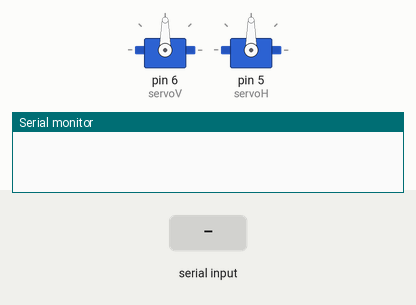
The sketch below on a simulated Arduino Uno, built with avr-gcc and run on an emulated ATmega328P. Parts: 2 × servo, the last lines printed to the serial monitor. Inputs (shaded band) come from the test bench.

Above: at 1.2 s.
1.3 s: "90,45\n" received over Serial
At 2.5 s:
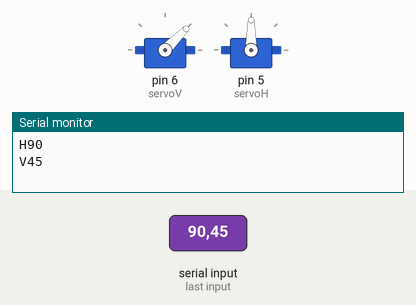
2.8 s: "30,150\n" received over Serial
At 3.6 s:
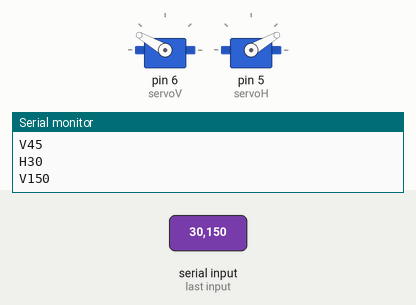
4.3 s: "5\n" received over Serial
At 6.5 s:
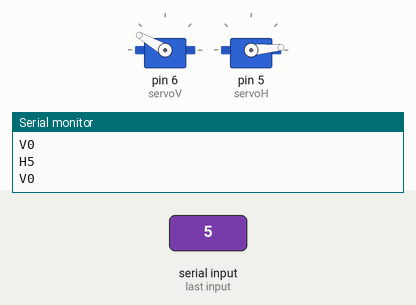
6.8 s: "200\n" received over Serial
At 8.5 s:
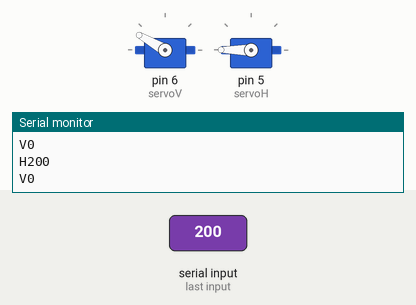
9.3 s: "90\n" received over Serial
At 11.6 s:
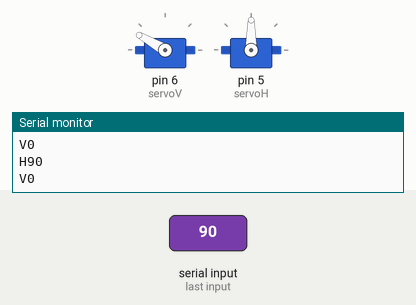
Timing chart, 0 to 12.8 s (numbered marks = the images above; inputs shaded):
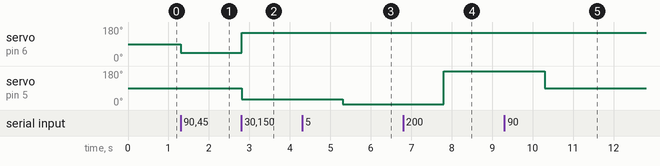

Measured:
- after the input at 1.3 s, servo on pin 6 (servoV): 90° → 45° at once
- after the input at 2.8 s, servo on pin 6 (servoV): 45° → 150° at once; servo on pin 5 (servoH): 90° → 30° at once
- after the input at 4.3 s, servo on pin 5 (servoH): 30° → 5° after 1.0 s
- after the input at 6.8 s, servo on pin 5 (servoH): 5° → 180° after 1.0 s
- after the input at 9.3 s, servo on pin 5 (servoH): 180° → 90° after 1.0 s

The sketch:

ControlServo.ino
```cpp
#include <Servo.h>

Servo servoH;
Servo servoV;

int thetaH,thetaV;
int serialRead;
void setup() {
  // initialize serial communication at 9600 bits per second:
  Serial.begin(9600);


  servoV.attach(6);
  servoH.attach(5);


  thetaH=90;
  thetaV=90;
  servoH.write(thetaH);
  servoV.write(thetaV);
}

// the loop routine runs over and over again forever:
void loop() {
  char buf[6];

  if(Serial.available()>0){
    Serial.readBytes(buf, 6);
    String str(buf);
    String horizontal = str.substring(0, 3);
    String vertical = str.substring(3, 6);

    int h = horizontal.toInt();
    int v = vertical.toInt();
    Serial.print("H");
    Serial.println(h);
    Serial.print("V");
    Serial.println(v);

    if(h != 0){
      servoH.write(h);
    }
    if(v != 0){
      servoV.write(v);
    }

  }
}
```
